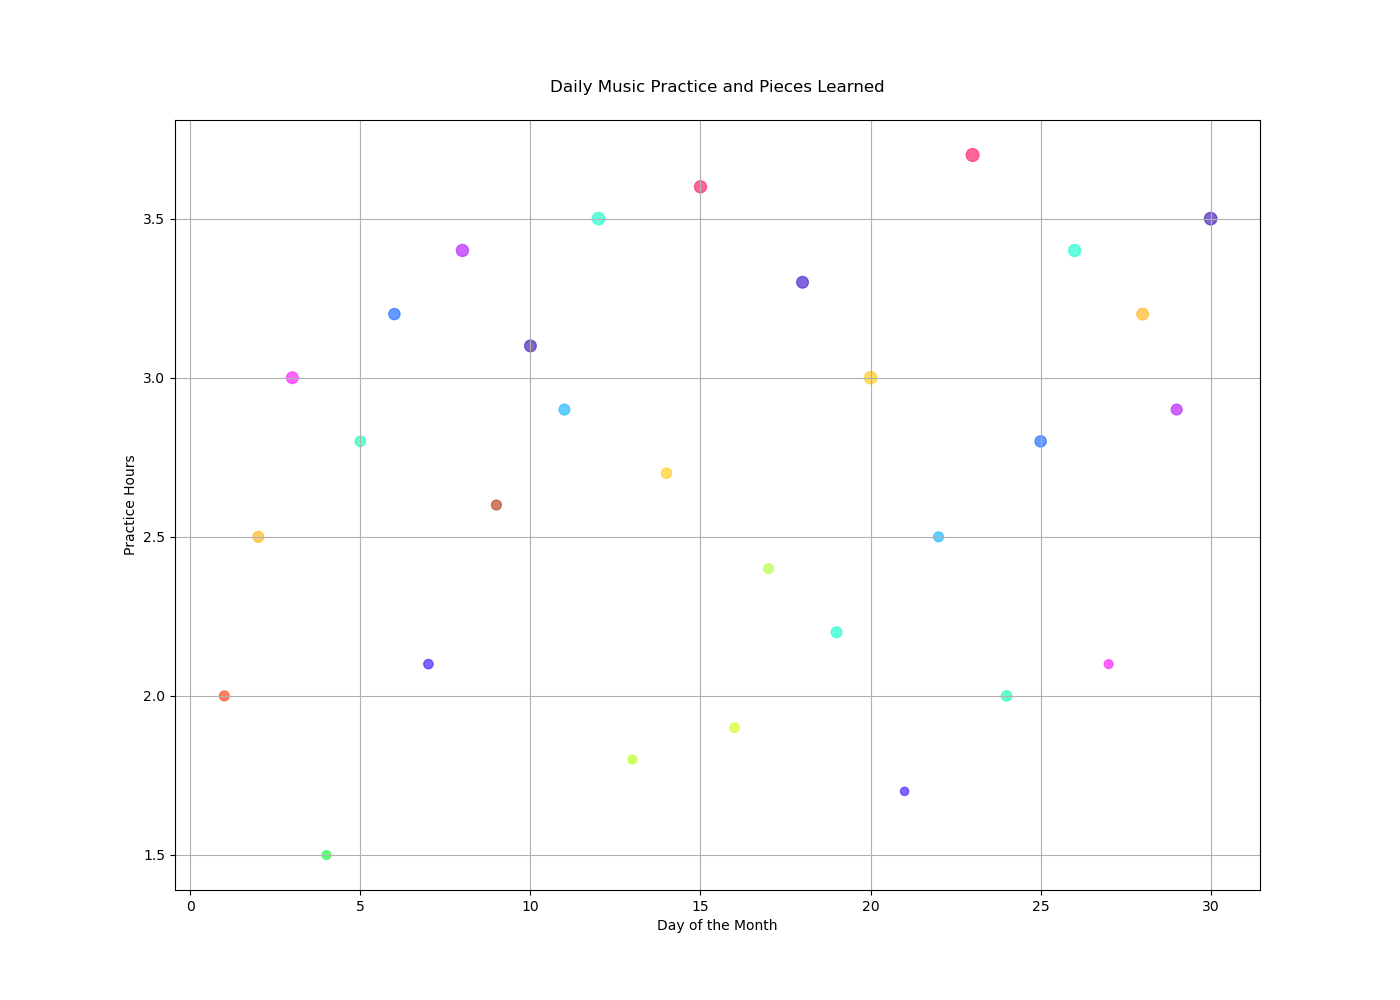

Generate this figure with Python:

import matplotlib.pyplot as plt

days = [
    1, 2, 3, 4, 5, 6, 7, 8, 9, 10,
    11, 12, 13, 14, 15, 16, 17, 18, 19, 20,
    21, 22, 23, 24, 25, 26, 27, 28, 29, 30
]
practice_hours = [
    2, 2.5, 3, 1.5, 2.8, 3.2, 2.1, 3.4, 2.6, 3.1,
    2.9, 3.5, 1.8, 2.7, 3.6, 1.9, 2.4, 3.3, 2.2, 3.0,
    1.7, 2.5, 3.7, 2.0, 2.8, 3.4, 2.1, 3.2, 2.9, 3.5
]
pieces_learned = [
    1, 1, 2, 1, 2, 3, 1, 2, 2, 3,
    2, 3, 1, 2, 3, 1, 2, 3, 2, 3,
    1, 2, 4, 2, 3, 3, 1, 3, 2, 3
]
difficulty = [
    50, 60, 70, 40, 55, 65, 45, 75, 50, 70,
    60, 80, 40, 55, 75, 45, 50, 70, 60, 80,
    35, 50, 85, 55, 65, 75, 40, 70, 60, 80
]

difficulty_colors = [
    '#FF5733', '#FFBD33', '#FF33FF', '#33FF57', '#33FFBD', '#337BFF', '#5733FF', '#BD33FF', '#BD5733', '#5733BD',
    '#33BDFF', '#33FFD2', '#BDFF33', '#FFD233', '#FF337B', '#D2FF33', '#BDFF57', '#5733D2', '#33FFD2', '#FFD233',
    '#5733FF', '#33BDFF', '#FF337B', '#33FFBD', '#337BFF', '#33FFD2', '#FF33FF', '#FFBD33', '#BD33FF', '#5733BD'
]

fig, ax = plt.subplots(figsize=(14, 10))
sc = ax.scatter(days, practice_hours, s=[d for d in difficulty], c=difficulty_colors, alpha=0.75)

ax.set_xlabel('Day of the Month')
ax.set_ylabel('Practice Hours')
ax.set_title('Daily Music Practice and Pieces Learned', pad=20)
ax.grid(True)

plt.show()
